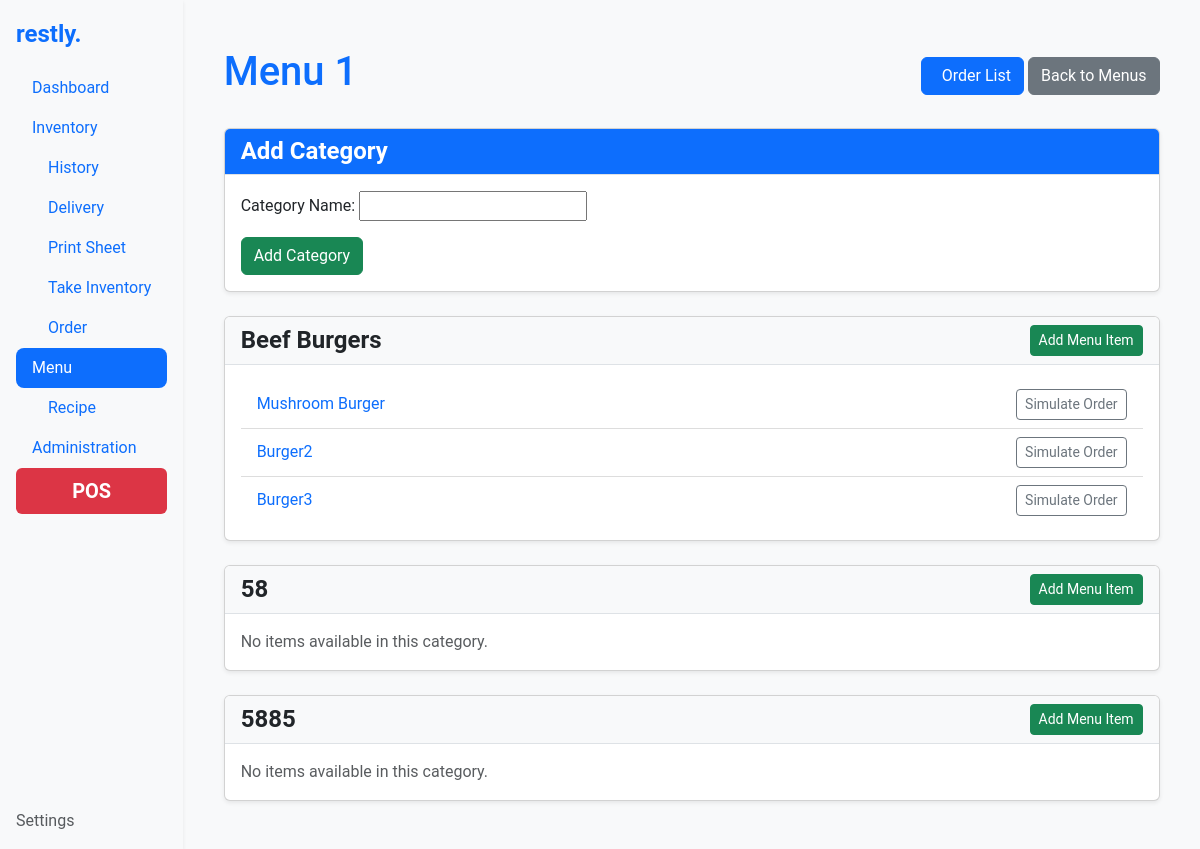
Page /menu/menu-1/ on the committed database.
### menu/models.py (models this page shows, shortened)
class Menu(models.Model):
    name = models.CharField(max_length=255, unique=True)
    slug = models.SlugField(max_length=255, unique=True, blank=True)
    is_active = models.BooleanField(default=False)

class MenuCategory(models.Model):
    name = models.CharField(max_length=255)
    slug = models.SlugField(max_length=255, unique=True, blank=True)
    menu = models.ForeignKey(Menu, on_delete=models.CASCADE, related_name="categories")
    order = models.PositiveIntegerField(default=1)
    class Meta:
        ordering = ['order']
        unique_together = ('name', 'menu')

class MenuItem(models.Model):
    name = models.CharField(max_length=255)
    slug = models.SlugField(max_length=255, unique=True, blank=True)
    category = models.ForeignKey(MenuCategory, on_delete=models.CASCADE, related_name="items")
    description = models.TextField(blank=True, null=True)
    cost = models.DecimalField(max_digits=10, decimal_places=2, null=True, blank=True)  # Sell price :D
    order = models.PositiveIntegerField(default=1)
    class Meta:
        ordering = ['order']

### menu/views.py (the view, shortened to what this page needs)
# urls.py: path('<str:menu_slug>/', views.menu_detail, name='menu_detail'),
def menu_detail(request, menu_slug):
    menu = get_object_or_404(Menu, slug=menu_slug)
    categories = menu.categories.prefetch_related("items")
    category_form = MenuCategoryForm()
    item_form = MenuItemForm()
    context = {
        'menu': menu,
        'categories': categories,
        'category_form': category_form,
        'menu_item_form': item_form,
    }
    return render(request, 'menu/menu_detail.html', context)

### menu/forms.py (shortened to what this page needs)
class MenuCategoryForm(forms.ModelForm):
    class Meta:
        model = MenuCategory
        fields = ['name']
        labels = {'name': 'Category Name'}
    def __init__(self, *args, **kwargs):
        self.menu = kwargs.pop('menu', None)
        super().__init__(*args, **kwargs)

class MenuItemForm(forms.ModelForm):
    class Meta:
        model = MenuItem
        fields = ['name', 'description', 'cost']
        labels = {
            'name': 'Menu Item Name',
            'description': 'Description',
            'cost': 'Cost'
        }
        widgets = {
            'cost': forms.NumberInput(attrs={"class": "form-control", "step": "0.01"}),  # Widget for cost input for menu_item_detail
        }

### menu/templates/menu/menu_detail.html (shortened to what this page needs)
{% extends 'base.html' %}
{% block content %}
<div class="container my-4">
    <div class="d-flex justify-content-between align-items-center mb-4">
        <h1 class="text-primary">{{ menu.name|title }}</h1>
        <div>
            <a href="{% url 'order_menu' menu.slug %}" class="btn btn-primary">
                 Order List
            </a>
            <a href="{% url 'menu_list' %}" class="btn btn-secondary">
                 Back to Menus
            </a>
        </div>
    </div>
    <div class="card shadow-sm mb-4">
        <div class="card-header bg-primary text-white">
            <h2 class="mb-0">Add Category</h2>
        </div>
        <div class="card-body">
            <form method="post">
                {{ category_form.as_p }}
                <button type="submit" class="btn btn-success" name="add_category">
                     Add Category
                </button>
            </form>
        </div>
    </div>
    {% if categories %}
    {% for category in categories %}
    <div class="card shadow-sm mb-4">
        <div class="card-header bg-light d-flex justify-content-between align-items-center">
            <h2 class="mb-0">
                    {{ category.name|title }}
            </h2>
            <button class="btn btn-success btn-sm" data-bs-toggle="modal" data-bs-target="#addMenuItemModal-{{ category.id }}">
                 Add Menu Item
            </button>
        </div>
        <div class="card-body">
            {% if category.items.all %}
            <ul class="list-group">
                {% for item in category.items.all %}
                <li class="list-group-item d-flex justify-content-between align-items-center">
                    <a href="{% url 'menu_item_detail' menu.slug category.slug item.slug %}" class="text-decoration-none">
                        {{ item.name|title }}
                    </a>
                    <form method="post" action="{% url 'simulate_order' menu.slug category.slug item.slug %}">
                        <button type="submit" class="btn btn-outline-secondary btn-sm">
                             Simulate Order
                        </button>
                    </form>
                </li>
                {% endfor %}
            </ul>
            {% else %}
            <p class="text-muted mb-0">No items available in this category.</p>
            {% endif %}
        </div>
    </div>
    {% endfor %}
    {% else %}
    <p class="text-muted">No categories found for this menu.</p>
    {% endif %}
</div>
{% endblock %}

### templates/styles.css (style rules this page uses)
body { font-family: 'Roboto', sans-serif; background-color: #f8f9fa; }
.container { max-width: 960px; }
.card-header { background-color: #f8f9fa; border-bottom: 1px solid #dee2e6; }
.card-header h2, .card-header .menu-title { font-size: 1.5rem; font-weight: bold; }
.card-header .btn { margin-left: auto; }
.list-group-item { display: flex; justify-content: space-between; align-items: center; background-color: white; border: none; border-bottom: 1px solid #ddd; }
.list-group-item:last-child { border-bottom: none; }
.btn-primary { display: inline-flex; align-items: center; gap: 0.5rem; }

### rows in the picture
Menu: name "Menu 1"
MenuCategory: name "Beef Burgers"
MenuItem: name "Mushroom Burger"
MenuItem: name "Burger2"
MenuItem: name "Burger3"
MenuCategory: name "58", shows "No items available in this category."
MenuCategory: name "5885", shows "No items available in this category."
